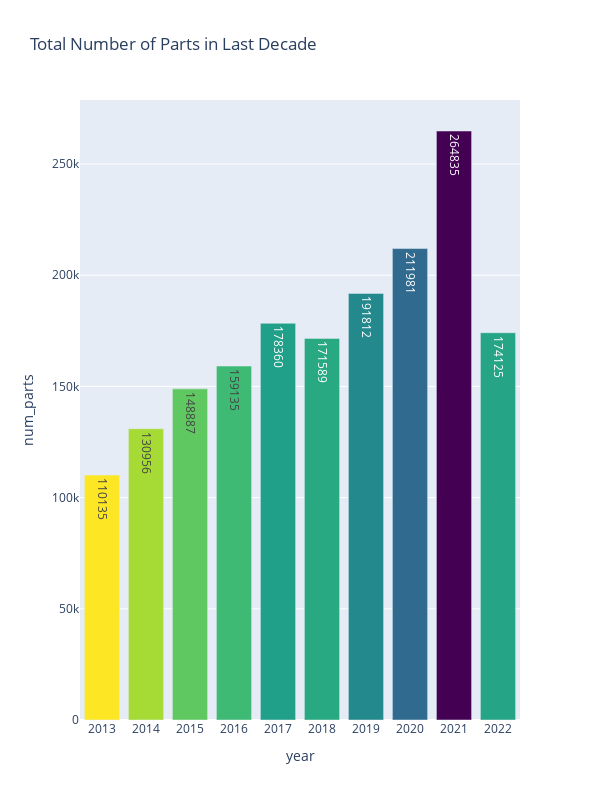

This figure's notebook cell:
### Code cell
fig = px.bar(no_parts_per_year.head(10), x='year', y='num_parts', title="Total Number of Parts in Last Decade", text="num_parts" ,width=600, height=800, color = 'num_parts', color_continuous_scale=px.colors.sequential.Viridis_r)
fig.update_coloraxes(showscale=False)
fig.update_xaxes(dtick = "year")
fig.show()

### Figure 1 — Plotly figure (JSON) as saved in the notebook; plotly's stock layout.template omitted (floating-point values rounded to 4 significant figures)
{"data": [{"alignmentgroup": "True", "hovertemplate": "year=%{x}<br>num_parts=%{marker.color}<extra></extra>", "legendgroup": "", "marker": {"color": [174125, 264835, 211981, 191812, 171589, 178360, 159135, 148887, 130956, 110135], "coloraxis": "coloraxis", "pattern": {"shape": ""}}, "name": "", "offsetgroup": "", "orientation": "v", "showlegend": false, "text": [174125, 264835, 211981, 191812, 171589, 178360, 159135, 148887, 130956, 110135], "textposition": "auto", "type": "bar", "x": [2022, 2021, 2020, 2019, 2018, 2017, 2016, 2015, 2014, 2013], "xaxis": "x", "y": [174125, 264835, 211981, 191812, 171589, 178360, 159135, 148887, 130956, 110135], "yaxis": "y"}], "layout": {"barmode": "relative", "coloraxis": {"colorbar": {"title": {"text": "num_parts"}}, "colorscale": [[0, "#fde725"], [0.1111, "#b5de2b"], [0.2222, "#6ece58"], [0.3333, "#35b779"], [0.4444, "#1f9e89"], [0.5556, "#26828e"], [0.6667, "#31688e"], [0.7778, "#3e4989"], [0.8889, "#482878"], [1, "#440154"]], "showscale": false}, "height": 800, "legend": {"tracegroupgap": 0}, "title": {"text": "Total Number of Parts in Last Decade"}, "width": 600, "xaxis": {"anchor": "y", "domain": [0, 1], "dtick": "year", "title": {"text": "year"}}, "yaxis": {"anchor": "x", "domain": [0, 1], "title": {"text": "num_parts"}}}}
